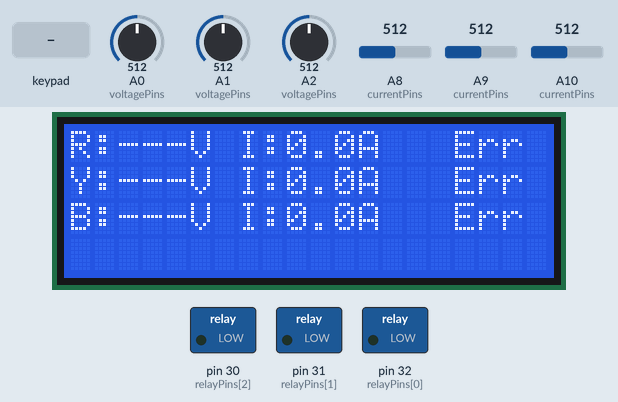
A sketch run on a simulated Arduino Mega 2560, built with avr-gcc and run on an emulated ATmega2560. On the bench: 20×4 character LCD, switched loads named in the sketch (green lamp = pin HIGH). The inputs (shaded band) are chosen by the test bench; at power-on: A0 (voltagePins) = 512, A2 (voltagePins) = 512, A1 (voltagePins) = 512, A8 (currentPins) = 512, A9 (currentPins) = 512, A10 (currentPins) = 512. EEPROM starts erased; what the sketch prints to the serial monitor is not drawn.

Above: at 3.0 s.
3.1 s: key '*' pressed
At 3.49 s:
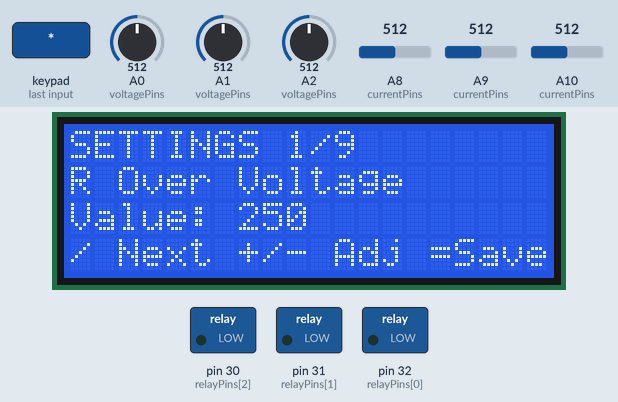
5.5 s: keypad keys 8 / 2 = pressed 0.4 s apart
At 7.3 s:
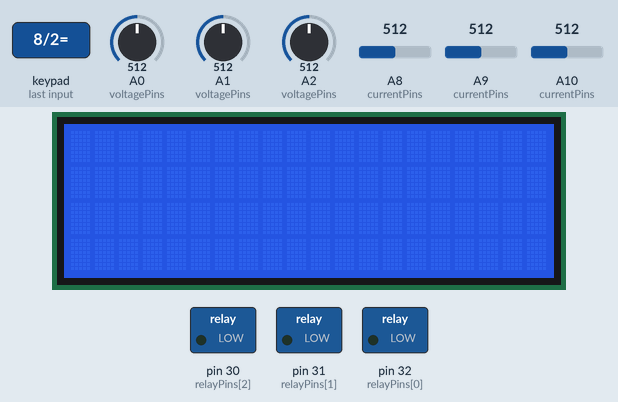
8.6 s: A0 (voltagePins) set to 521
At 10.3 s:
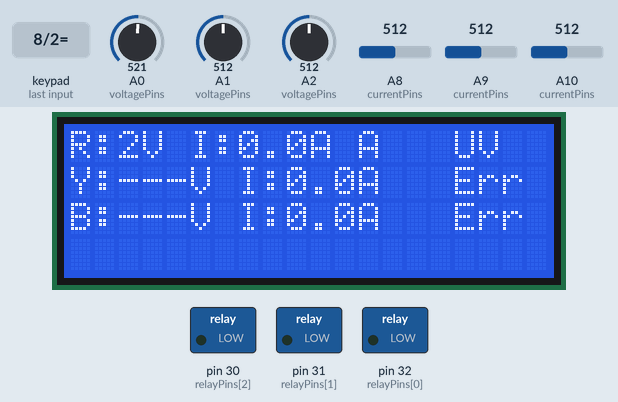
11.1 s: A2 (voltagePins) set to 706
13.0 s: A2 (voltagePins) set to 719
At 14.3 s:
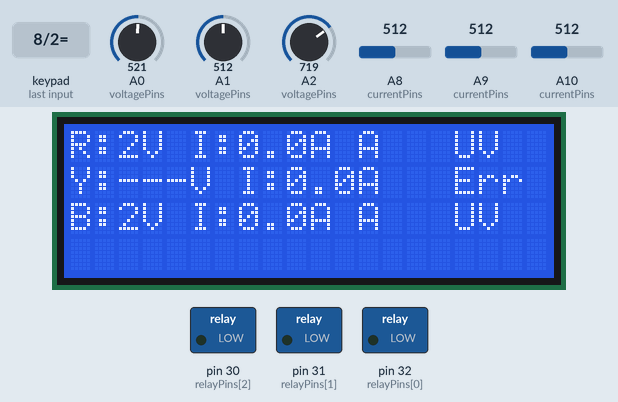
15.5 s: A0 (voltagePins) set to 30
At 17.5 s:
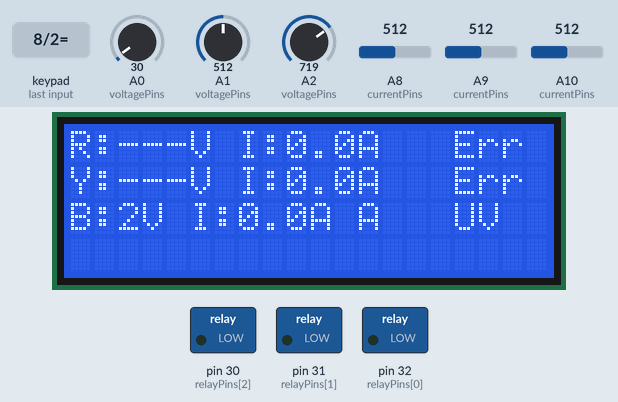
Timing chart, 0 to 19.0 s (numbered marks = the images above; inputs shaded):
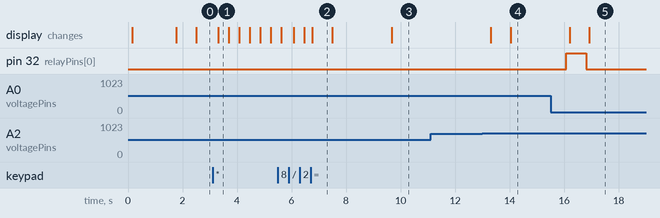

The sketch:

voltage_current_protector.ino
```cpp
#include <Wire.h>
#include <LiquidCrystal_I2C.h>
#include <Keypad.h>
#include <EEPROM.h>
#include <math.h>
#include <stdlib.h>

// ---------------- LCD ----------------
LiquidCrystal_I2C lcd(0x38, 20, 4);

// ---------------- KEYPAD ----------------
const byte ROWS = 4;
const byte COLS = 4;
char keys[ROWS][COLS] = {
  {'7', '8', '9', '/'},
  {'4', '5', '6', '*'},
  {'1', '2', '3', '-'},
  {'O', '0', '=', '+'}
};
byte rowPins[ROWS] = {22, 23, 24, 25};
byte colPins[COLS] = {26, 27, 28, 29};
Keypad keypad = Keypad(
  makeKeymap(keys), rowPins, colPins, ROWS, COLS
);
char numericInput[4] = "";
byte numericLength = 0;

// ---------------- ANALOG INPUTS ----------------
const byte voltagePins[3] = {A0, A1, A2};
const byte currentPins[3] = {A8, A9, A10};

// ---------------- RELAY OUTPUTS ----------------
// Mega D32 = PC5, D31 = PC6, D30 = PC7
const byte relayPins[3] = {32, 31, 30};
// Assumption: HIGH = TRIP, LOW = NORMAL
const byte RELAY_TRIP = LOW;
const byte RELAY_NORMAL = HIGH;

// ---------------- ADC / VOLTAGE CALIBRATION ----------------
const float ADC_REF = 5.0;
const float ADC_MAX = 1023.0;
const float DIVIDER_RATIO = 11.0;
const float TRANSFORMER_RATIO = 220.0 / 13.0;
const float VOLTAGE_CALIBRATION = 1.085;
const float ACS712_SENSITIVITY = 0.100;

// ---------------- MEASUREMENT ----------------
const unsigned long WINDOW_US = 100000UL; // 100 ms
const unsigned long KEY_SCAN_INTERVAL = 5;
unsigned long lastKeyScan = 0;
unsigned long lastDisplayUpdate = 0;
unsigned long lastMeasurement = 0;
const unsigned long DISPLAY_INTERVAL_MS = 200;
const unsigned long MEASUREMENT_INTERVAL_MS = 50;

// ---------------- EEPROM SETTINGS ----------------
const int EEPROM_ADDR = 0;
const uint16_t EEPROM_MAGIC = 0x3A71;
struct ProtectionSettings {
  uint16_t magic;
  int rOV;
  int rUV;
  int yOV;
  int yUV;
  int bOV;
  int bUV;
  int rOC;
  int yOC;
  int bOC;
};

ProtectionSettings settings;

void setDefaultSettings() {
  settings.magic = EEPROM_MAGIC;
  settings.rOV = 250;
  settings.rUV = 180;
  settings.yOV = 250;
  settings.yUV = 180;
  settings.bOV = 250;
  settings.bUV = 180;
  settings.rOC = 10;
  settings.yOC = 10;
  settings.bOC = 10;
}
void loadSettings() {
  EEPROM.get(EEPROM_ADDR, settings);
  bool valid = settings.magic == EEPROM_MAGIC;
  valid &= settings.rOV >= 190 && settings.rOV <= 280;
  valid &= settings.rUV >= 100 && settings.rUV <= 240;
  valid &= settings.yOV >= 190 && settings.yOV <= 280;
  valid &= settings.yUV >= 100 && settings.yUV <= 240;
  valid &= settings.bOV >= 190 && settings.bOV <= 280;
  valid &= settings.bUV >= 100 && settings.bUV <= 240;
  valid &= settings.rOC >= 1 && settings.rOC <= 20;
  valid &= settings.yOC >= 1 && settings.yOC <= 20;
  valid &= settings.bOC >= 1 && settings.bOC <= 20;
  valid &= settings.rUV < settings.rOV;
  valid &= settings.yUV < settings.yOV;
  valid &= settings.bUV < settings.bOV;
  if (!valid) {
    setDefaultSettings();
    EEPROM.put(EEPROM_ADDR, settings);
  }
}
void saveSettings() {
  settings.magic = EEPROM_MAGIC;
  EEPROM.put(EEPROM_ADDR, settings);
}

// ---------------- MEASURED VALUES ----------------
float phaseVoltage[3] = {0, 0, 0};
float phaseCurrent[3] = {0, 0, 0};
bool voltageValid[3] = {false, false, false};
bool currentValid[3] = {false, false, false};
bool voltageFault[3] = {false, false, false};
bool overCurrentFault[3] = {false, false, false};
bool settingsMode = false;
byte selectedSetting = 0;
const byte TOTAL_SETTINGS = 9;

// ---------------- FAULT STATUS ----------------
enum FaultCode {
  FAULT_NONE,
  FAULT_SENSOR,
  FAULT_PHASE_R_OV,
  FAULT_PHASE_R_UV,
  FAULT_PHASE_Y_OV,
  FAULT_PHASE_Y_UV,
  FAULT_PHASE_B_OV,
  FAULT_PHASE_B_UV,
  FAULT_R_OC,
  FAULT_Y_OC,
  FAULT_B_OC
};
FaultCode phaseFault[3] = {
  FAULT_NONE,
  FAULT_NONE,
  FAULT_NONE
};
FaultCode systemFault = FAULT_NONE;

// ---------------- FORWARD DECLARATIONS ----------------
void openSettings();
void handleSettingsKey(char key);
void scanKeypad();
void updateDisplay();
void updateFaults();
float measureRMS(byte pin, bool &valid, bool isCurrentSensor);


// ------------------KEYPAD SCANNING-------------------
void scanKeypad() {
  char key = keypad.getKey();
  if (key == NO_KEY) return;
  if (settingsMode) {
    handleSettingsKey(key);
  } else if (key == '*') {
    openSettings();
  }
}

// ------------------------RMS MEASUREMENT-----------------
float measureRMS(byte pin, bool &valid, bool isCurrentSensor) {
  unsigned long start = micros();
  double sum = 0.0;
  double sumSquares = 0.0;
  unsigned long count = 0;
  unsigned int clipped = 0;
  while ((unsigned long)(micros() - start) < WINDOW_US) {
    if (millis() - lastKeyScan >= KEY_SCAN_INTERVAL) {
      lastKeyScan = millis();
      scanKeypad();
    }
    int raw = analogRead(pin);
    float sampleV = raw * ADC_REF / ADC_MAX;
    if (raw <= 2 || raw >= 1021) {
      clipped++;
    }
    sum += sampleV;
    sumSquares += (double)sampleV * sampleV;
    count++;
  }
  if (count < 100 || clipped > count / 100UL) {
    valid = false;
    return 0.0;
  }
  double mean = sum / count;
  double variance = sumSquares / count - mean * mean;
  if (variance < 0) variance = 0;
  float acRMS = sqrt(variance);
  if (isCurrentSensor) {
    if (mean < 1.0 || mean > 4.0) {
      valid = false;
      return 0.0;
    }
    valid = true;
    return acRMS / ACS712_SENSITIVITY;
  }
  if (acRMS < 0.005 || acRMS > 1.75) {
    valid = false;
    return 0.0;
  }
  valid = true;
  return acRMS * DIVIDER_RATIO *
         TRANSFORMER_RATIO * VOLTAGE_CALIBRATION;
}


// --------------------READ ALL PHASES--------------------
void readMeasurements() {
  for (byte i = 0; i < 3; i++) {
    phaseVoltage[i] =
      measureRMS(voltagePins[i], voltageValid[i], false);
    phaseCurrent[i] =
      measureRMS(currentPins[i], currentValid[i], true);
  }
}


// ---------------GET SELECTED SETTING----------------------
int *getSettingPointer(byte index) {
  switch (index) {
    case 0: return &settings.rOV;
    case 1: return &settings.rUV;
    case 2: return &settings.yOV;
    case 3: return &settings.yUV;
    case 4: return &settings.bOV;
    case 5: return &settings.bUV;
    case 6: return &settings.rOC;
    case 7: return &settings.yOC;
    case 8: return &settings.bOC;
  }
  return &settings.rOV;
}
const char *getSettingName(byte index) {
  switch (index) {
    case 0: return "R Over Voltage";
    case 1: return "R Under Voltage";
    case 2: return "Y Over Voltage";
    case 3: return "Y Under Voltage";
    case 4: return "B Over Voltage";
    case 5: return "B Under Voltage";
    case 6: return "R Over Current";
    case 7: return "Y Over Current";
    case 8: return "B Over Current";
  }
  return "Setting";
}


// --------------------SETTINGS MENU------------------------
void openSettings() {
  settingsMode = true;
  selectedSetting = 0;
  lcd.clear();
  updateDisplay();
}
void handleSettingsKey(char key) {
  // O clears typed digits; if no digits are pending, exit without saving.
  if (key == 'O') {
    if (numericLength > 0) {
      numericLength = 0;
      numericInput[0] = '\0';
      updateDisplay();
    } else {
      loadSettings();
      settingsMode = false;
      lcd.clear();
    }
    return;
  }
  // Buffer numeric input (up to 3 digits).
  if (key >= '0' && key <= '9') {
    if (numericLength < sizeof(numericInput) - 1) {
      numericInput[numericLength++] = key;
      numericInput[numericLength] = '\0';
      updateDisplay();
    }
    return;
  }
  // Move to the next setting.
  if (key == '/') {
    selectedSetting++;
    if (selectedSetting >= TOTAL_SETTINGS) {
      selectedSetting = 0;
    }
    numericLength = 0;
    numericInput[0] = '\0';
    updateDisplay();
    return;
  }
  int *value = getSettingPointer(selectedSetting);
  // '=' applies any typed number, saves settings, and exits the menu.
  if (key == '=') {
    if (numericLength > 0) {
      int enteredValue = atoi(numericInput);
      if (selectedSetting <= 5) {
        if (selectedSetting % 2 == 0) {
          enteredValue = constrain(enteredValue, 190, 280);
        } else {
          enteredValue = constrain(enteredValue, 100, 240);
        }
      } else {
        enteredValue = constrain(enteredValue, 1, 20);
      }
      *value = enteredValue;
      // Keep UV below OV for the same phase.
      if (selectedSetting <= 5) {
        byte ovIndex = (selectedSetting / 2) * 2;
        int *ovValue = getSettingPointer(ovIndex);
        int *uvValue = getSettingPointer(ovIndex + 1);
        if (*uvValue >= *ovValue) {
          if (selectedSetting == ovIndex) {
            *uvValue = *ovValue - 1;
          } else {
            *ovValue = *uvValue + 1;
          }
        }
      }
      numericLength = 0;
      numericInput[0] = '\0';
    }
    saveSettings();
    settingsMode = false;
    lcd.clear();
    return;
  }
  // +/- changes the stored value by one.
  if (key == '+' || key == '-') {
    numericLength = 0;
    numericInput[0] = '\0';
    if (key == '+') {
      (*value)++;
    } else {
      (*value)--;
    }
    if (selectedSetting <= 5) {
      if (selectedSetting % 2 == 0) {
        *value = constrain(*value, 190, 280);
      } else {
        *value = constrain(*value, 100, 240);
      }
      byte ovIndex = (selectedSetting / 2) * 2;
      int *ovValue = getSettingPointer(ovIndex);
      int *uvValue = getSettingPointer(ovIndex + 1);
      if (*uvValue >= *ovValue) {
        if (selectedSetting == ovIndex) {
          *uvValue = *ovValue - 1;
        } else {
          *ovValue = *uvValue + 1;
        }
      }
    } else {
      *value = constrain(*value, 1, 20);
    }
    updateDisplay();
  }
}

// ------------------------FAULT DETECTION-------------------------
void updateFaults() {
  systemFault = FAULT_NONE;
  int ovLimits[3] = {
    settings.rOV, settings.yOV, settings.bOV
  };
  int uvLimits[3] = {
    settings.rUV, settings.yUV, settings.bUV
  };
  int ocLimits[3] = {
    settings.rOC, settings.yOC, settings.bOC
  };
  FaultCode ovFaults[3] = {
    FAULT_PHASE_R_OV, FAULT_PHASE_Y_OV, FAULT_PHASE_B_OV
  };
  FaultCode uvFaults[3] = {
    FAULT_PHASE_R_UV, FAULT_PHASE_Y_UV, FAULT_PHASE_B_UV
  };
  FaultCode ocFaults[3] = {
    FAULT_R_OC, FAULT_Y_OC, FAULT_B_OC
  };

  for (byte i = 0; i < 3; i++) {
    voltageFault[i] = false;
    overCurrentFault[i] = false;
    phaseFault[i] = FAULT_NONE;
    if (!voltageValid[i] || !currentValid[i]) {
      phaseFault[i] = FAULT_SENSOR;
    } else if (phaseVoltage[i] > ovLimits[i]) {
      voltageFault[i] = true;
      phaseFault[i] = ovFaults[i];
    } else if (phaseVoltage[i] < uvLimits[i]) {
      voltageFault[i] = true;
      phaseFault[i] = uvFaults[i];
    } else if (phaseCurrent[i] >= ocLimits[i]) {
      overCurrentFault[i] = true;
      phaseFault[i] = ocFaults[i];
    }

    if (systemFault == FAULT_NONE && phaseFault[i] != FAULT_NONE) {
      systemFault = phaseFault[i];
    }
  }
}

// -------------------------RELAY CONTROL---------------------------
void updateRelays() {
  // Each relay responds only to its own phase fault.
  for (byte i = 0; i < 3; i++) {
    if (phaseFault[i] != FAULT_NONE) {
      digitalWrite(relayPins[i], RELAY_TRIP);
    } else {
      digitalWrite(relayPins[i], RELAY_NORMAL);
    }
  }
}


// --------------------------LCD DISPLAY------------------------------
void updateDisplay() {
  if (settingsMode) {
    int *value = getSettingPointer(selectedSetting);
    lcd.setCursor(0, 0);
    lcd.print("SETTINGS ");
    lcd.print(selectedSetting + 1);
    lcd.print("/");
    lcd.print(TOTAL_SETTINGS);
    lcd.print("       ");
    lcd.setCursor(0, 1);
    lcd.print(getSettingName(selectedSetting));
    lcd.print("      ");
    lcd.setCursor(0, 2);
    lcd.print("Value: ");
    if (numericLength > 0) {
      lcd.print(numericInput);
    } else {
      lcd.print(*value);
    }
    lcd.print("          ");
    lcd.setCursor(0, 3);
    lcd.print("/ Next +/- Adj =Save");
    lcd.print(" ");
    return;
  }
  // Row 1: R phase
  lcd.setCursor(0, 0);
  lcd.print("R:");
  if (voltageValid[0]) {
    lcd.print(phaseVoltage[0], 0);
    lcd.print("V");
  } else {
    lcd.print("---V");
  }
  lcd.print(" I:");
  if (currentValid[0]) {
    lcd.print(phaseCurrent[0], 1);
    lcd.print("A ");
  } else {
    lcd.print("---A ");
  }
  lcd.setCursor(16, 0);
  lcd.print("    ");
  lcd.setCursor(16, 0);
  switch (phaseFault[0]) {
    case FAULT_NONE:       lcd.print("Norm"); break;
    case FAULT_SENSOR:     lcd.print("Err "); break;
    case FAULT_PHASE_R_OV: lcd.print("OV  "); break;
    case FAULT_PHASE_R_UV: lcd.print("UV  "); break;
    case FAULT_R_OC:       lcd.print("OC  "); break;
    default:               lcd.print("Norm"); break;
  }
  // Row 2: Y phase
  lcd.setCursor(0, 1);
  lcd.print("Y:");
  if (voltageValid[1]) {
    lcd.print(phaseVoltage[1], 0);
    lcd.print("V");
  } else {
    lcd.print("---V");
  }
  lcd.print(" I:");
  if (currentValid[1]) {
    lcd.print(phaseCurrent[1], 1);
    lcd.print("A ");
  } else {
    lcd.print("---A ");
  }
  lcd.setCursor(16, 1);
  lcd.print("    ");
  lcd.setCursor(16, 1);
  switch (phaseFault[1]) {
    case FAULT_NONE:       lcd.print("Norm"); break;
    case FAULT_SENSOR:     lcd.print("Err "); break;
    case FAULT_PHASE_Y_OV: lcd.print("OV  "); break;
    case FAULT_PHASE_Y_UV: lcd.print("UV  "); break;
    case FAULT_Y_OC:       lcd.print("OC  "); break;
    default:               lcd.print("Norm"); break;
  }
  // Row 3: B phase
  lcd.setCursor(0, 2);
  lcd.print("B:");
  if (voltageValid[2]) {
    lcd.print(phaseVoltage[2], 0);
    lcd.print("V");
  } else {
    lcd.print("---V");
  }
  lcd.print(" I:");
  if (currentValid[2]) {
    lcd.print(phaseCurrent[2], 1);
    lcd.print("A ");
  } else {
    lcd.print("---A ");
  }
  lcd.setCursor(16, 2);
  lcd.print("    ");
  lcd.setCursor(16, 2);
  switch (phaseFault[2]) {
    case FAULT_NONE:       lcd.print("Norm"); break;
    case FAULT_SENSOR:     lcd.print("Err "); break;
    case FAULT_PHASE_B_OV: lcd.print("OV  "); break;
    case FAULT_PHASE_B_UV: lcd.print("UV  "); break;
    case FAULT_B_OC:       lcd.print("OC  "); break;
    default:               lcd.print("Norm"); break;
  }
}

// -------------------------SETUP------------------------
const char* faultText(byte fault) {
  switch (fault) {
    case FAULT_NONE:       return "NORMAL";
    case FAULT_SENSOR:     return "SENSOR_ERROR";
    case FAULT_PHASE_R_OV:
    case FAULT_PHASE_Y_OV:
    case FAULT_PHASE_B_OV: return "OVERVOLTAGE";
    case FAULT_PHASE_R_UV:
    case FAULT_PHASE_Y_UV:
    case FAULT_PHASE_B_UV: return "UNDERVOLTAGE";
    case FAULT_R_OC:
    case FAULT_Y_OC:
    case FAULT_B_OC:       return "OVERCURRENT";
    default:               return "UNKNOWN";
  }
}
void setup() {
  Serial.begin(9600);
  lcd.init();
  lcd.backlight();
  lcd.clear();
  for (byte i = 0; i < 3; i++) {
    pinMode(relayPins[i], OUTPUT);
    digitalWrite(relayPins[i], RELAY_TRIP);
  }
  loadSettings();
  lcd.setCursor(0, 0);
  lcd.print("3-PHASE PROTECTION");
  lcd.setCursor(0, 1);
  lcd.print("Initializing...");
  delay(1000);
  readMeasurements();
  updateFaults();
  updateRelays();
  lcd.clear();
}


// -------------------------MAIN LOOP-------------------------
void loop() {
  // Keypad remains responsive during RMS measurement too.
  if (millis() - lastKeyScan >= KEY_SCAN_INTERVAL) {
    lastKeyScan = millis();
    scanKeypad();
  }
  if (settingsMode) {
    updateDisplay();
    return;
  }
  if (millis() - lastMeasurement >= MEASUREMENT_INTERVAL_MS) {
    lastMeasurement = millis();
    readMeasurements();
    updateFaults();
    updateRelays();
    Serial.print("R: V=");
      Serial.print(phaseVoltage[0], 1);
      Serial.print("V I=");
      Serial.print(phaseCurrent[0], 2);
      Serial.print("A STATUS=");
      Serial.print(faultText((byte)phaseFault[0]));
      Serial.print(" | Y: V=");
      Serial.print(phaseVoltage[1], 1);
      Serial.print("V I=");
      Serial.print(phaseCurrent[1], 2);
      Serial.print("A STATUS=");
      Serial.print(faultText((byte)phaseFault[1]));
      Serial.print(" | B: V=");
      Serial.print(phaseVoltage[2], 1);
      Serial.print("V I=");
      Serial.print(phaseCurrent[2], 2);
      Serial.print("A STATUS=");
      Serial.println(faultText((byte)phaseFault[2]));
  }
  if (millis() - lastDisplayUpdate >= DISPLAY_INTERVAL_MS) {
    lastDisplayUpdate = millis();
    updateDisplay();
  }
}
```

Measured:
- the behaviour switches between 513 and 514 on A0 (voltagePins) (found by bisection; images 2 and 3)
- the behaviour switches between 718 and 719 on A2 (voltagePins) (found by bisection; images 3 and 4)
- after the input at 3.1 s, the display: changes after 0.20 s (image 1)
- after the input at 5.5 s, the display: first changes after 0.12 s (image 2 shows a later state)
- after the input at 8.6 s, the display: changes after 1.1 s (image 3)
- after the input at 11.1 s, every drawn part: stays the same
- after the input at 13.0 s, the display: first changes after 0.31 s (image 4 shows a later state)
- after the input at 15.5 s, pin 32 (relayPins[0]): LOW → HIGH after 0.58 s, → LOW 0.72 s later; the display: first changes after 0.70 s (image 5 shows a later state)
